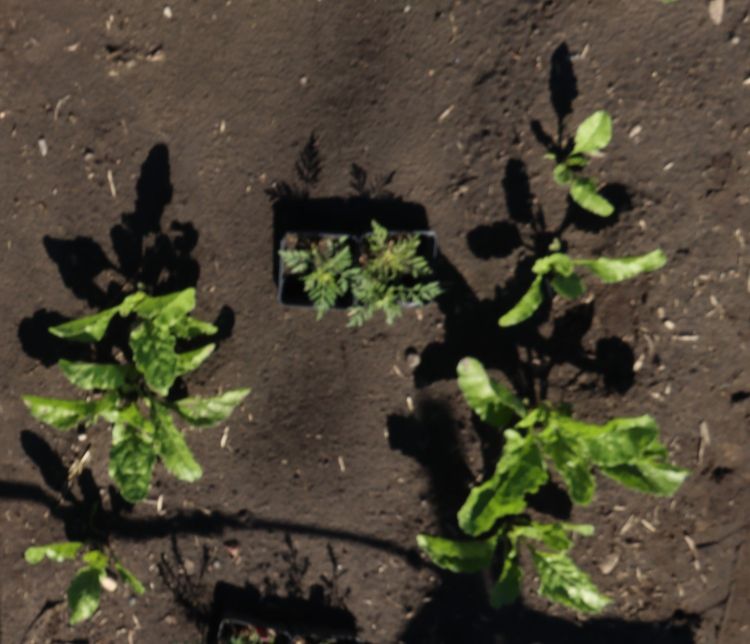
#> input picture data/demo/pool/0014-of-00016_0035.jpg, 1500 x 1288 px, found by its file name (shown at 1/2 size)
$ python make_demo_scene.py
#> lines starting #> are read from the running program, lines starting #| are printed output that depends on the picture
#!/usr/bin/env python3
"""Build the Tier-1 demonstration scene.

Takes a real, permissively-licensed field photograph and composites the
competition's own markers onto it: green crop markers, red weed markers, and a
deliberate red **distractor** — an irregular piece of red cloth standing in for
the "red shirt" case the geometry gate exists to reject.

This is a composite, and the figure says so. It is also exactly what the arena
is: printed markers placed on a real field. The point of the demonstration is
not that the markers are real, it is that the *detector* is — the same
``ColorDetector`` the robot runs, at its shipped thresholds, deciding on real
soil, real foliage and real outdoor illumination.

    python tools/make_demo_scene.py
"""

from __future__ import annotations

import argparse
import sys
from pathlib import Path
from typing import List, Optional, Tuple

sys.path.insert(0, str(Path(__file__).resolve().parents[1] / "src"))

import cv2
import numpy as np

# Marker colours, matched to the arena stock the team will print on.
CROP_BGR = (58, 150, 62)
WEED_BGR = (46, 44, 196)
DISTRACTOR_BGR = (52, 48, 168)      # a duller, cloth-like red


def _shade(img: np.ndarray, box: Tuple[int, int, int, int], strength: float = 0.45) -> None:
    """Drop a soft contact shadow under a marker so it sits in the scene."""
    x1, y1, x2, y2 = box
    h, w = img.shape[:2]
    pad = int((x2 - x1) * 0.16)
    sx1, sy1 = max(0, x1 + pad // 2), max(0, y1 + pad)
    sx2, sy2 = min(w, x2 + pad), min(h, y2 + pad)
    if sx2 <= sx1 or sy2 <= sy1:
        return
    patch = img[sy1:sy2, sx1:sx2].astype(np.float32)
    img[sy1:sy2, sx1:sx2] = np.clip(patch * (1.0 - strength), 0, 255).astype(np.uint8)


def _texture(size: Tuple[int, int], rng: np.random.Generator) -> np.ndarray:
    """Per-pixel noise so a marker is not a flat synthetic rectangle."""
    return rng.normal(0.0, 6.0, (size[1], size[0], 1))


def place_marker(
    img: np.ndarray,
    cx: int,
    cy: int,
    size: int,
    colour: Tuple[int, int, int],
    rng: np.random.Generator,
    tilt_deg: float = 0.0,
) -> Tuple[int, int, int, int]:
    """Composite one square card marker, lightly tilted and textured."""
    half = size // 2
    card = np.full((size, size, 3), colour, dtype=np.float32)
    card += _texture((size, size), rng)
    # A thin darker border, as a printed card on stiff board would show.
    cv2.rectangle(card, (0, 0), (size - 1, size - 1),
                  tuple(c * 0.7 for c in colour), max(2, size // 22))

    mask = np.full((size, size), 255, np.uint8)
    if abs(tilt_deg) > 0.1:
        m = cv2.getRotationMatrix2D((half, half), tilt_deg, 1.0)
        card = cv2.warpAffine(card, m, (size, size), borderValue=(0, 0, 0))
        mask = cv2.warpAffine(mask, m, (size, size), borderValue=0)

    x1, y1 = cx - half, cy - half
    x2, y2 = x1 + size, y1 + size
    h, w = img.shape[:2]
    if x1 < 0 or y1 < 0 or x2 > w or y2 > h:
        raise ValueError(f"marker at ({cx},{cy}) size {size} falls outside the frame")

    _shade(img, (x1, y1, x2, y2))
    roi = img[y1:y2, x1:x2].astype(np.float32)
    alpha = (mask.astype(np.float32) / 255.0)[:, :, None]
    # Let a little of the scene's own luminance through, so the card picks up
    # the ambient light of the photograph instead of looking pasted on.
    ambient = cv2.cvtColor(roi.astype(np.uint8), cv2.COLOR_BGR2GRAY).astype(np.float32)
    lift = ((ambient - ambient.mean()) * 0.22)[:, :, None]
    blended = np.clip(card + lift, 0, 255)
    img[y1:y2, x1:x2] = (roi * (1 - alpha) + blended * alpha).astype(np.uint8)
    return x1, y1, x2, y2


def place_distractor(
    img: np.ndarray, cx: int, cy: int, size: int, rng: np.random.Generator
) -> Tuple[int, int, int, int]:
    """Composite an irregular red cloth — the object geometry must reject.

    Deliberately red enough to pass any hue threshold, and deliberately the
    wrong *shape*: a crumpled, elongated, non-convex blob. Colour alone cannot
    tell it from a marker; extent, aspect and solidity can.
    """
    w = int(size * 3.4)
    h = int(size * 0.95)
    layer = np.zeros((h, w, 3), np.float32)
    mask = np.zeros((h, w), np.uint8)

    # A discarded garment: a long crumpled body with a sleeve thrown out to one
    # side. Both properties are what actually distinguishes cloth from a card —
    # it is elongated, and it is deeply non-convex where the folds and the
    # sleeve cut into the outline.
    body = []
    for i in range(18):
        ang = 2 * np.pi * i / 18
        rx = (w / 2) * (0.55 + 0.42 * rng.random())
        ry = (h / 2) * (0.42 + 0.40 * rng.random())
        body.append([int(w / 2 + rx * np.cos(ang)), int(h / 2 + ry * np.sin(ang))])
    cv2.fillPoly(mask, [np.array(body, np.int32)], 255)

    # A sleeve flung out, and deep folds bitten back into the body.
    cv2.fillPoly(mask, [np.array([
        [int(w * 0.20), int(h * 0.52)], [int(w * 0.02), int(h * 0.10)],
        [int(w * 0.14), int(h * 0.04)], [int(w * 0.34), int(h * 0.44)],
    ], np.int32)], 255)
    for fx, fy, fr in ((0.46, 0.02, 0.42), (0.70, 0.98, 0.40), (0.28, 0.94, 0.30)):
        cv2.circle(mask, (int(w * fx), int(h * fy)), int(h * fr), 0, -1)

    layer[:] = DISTRACTOR_BGR
    layer += rng.normal(0.0, 11.0, (h, w, 1))
    # Fabric folds: a few darker streaks.
    for _ in range(7):
        p1 = (int(rng.random() * w), int(rng.random() * h))
        p2 = (int(rng.random() * w), int(rng.random() * h))
        cv2.line(layer, p1, p2, tuple(c * 0.72 for c in DISTRACTOR_BGR),
                 max(2, h // 18))

    x1, y1 = cx - w // 2, cy - h // 2
    x2, y2 = x1 + w, y1 + h
    ih, iw = img.shape[:2]
    if x1 < 0 or y1 < 0 or x2 > iw or y2 > ih:
        raise ValueError("distractor falls outside the frame")

    _shade(img, (x1, y1, x2, y2), 0.35)
    roi = img[y1:y2, x1:x2].astype(np.float32)
    alpha = (cv2.GaussianBlur(mask, (5, 5), 0).astype(np.float32) / 255.0)[:, :, None]
    img[y1:y2, x1:x2] = (roi * (1 - alpha)
                         + np.clip(layer, 0, 255) * alpha).astype(np.uint8)
    return x1, y1, x2, y2


#: Marker layouts, as fractions of the frame: (kind, cx, cy, size, tilt).
#: Fractional so a layout survives a change of source resolution.
LAYOUTS = {
    # Overhead soil-dominated field plot. Markers sit on bare soil between the
    # plants, which is where the arena actually places them - a marker buried
    # in a closed canopy is not separable by colour, because the canopy is the
    # same colour.
    "field": [
        ("weed", 0.20, 0.72, 0.115, -6.0),
        ("crop", 0.63, 0.28, 0.100, 4.0),
        ("weed", 0.80, 0.62, 0.075, 9.0),
        ("crop", 0.36, 0.15, 0.070, -3.0),
        ("distractor", 0.47, 0.88, 0.085, 0.0),
    ],
}


def build(
    src: Path,
    dst: Path,
    layout: str = "field",
    crop: Optional[Tuple[float, float, float, float]] = None,
    width: int = 1400,
    seed: int = 3,
) -> Path:
    """Composite the arena markers onto a real field photograph.

    Args:
        crop: optional ``(x0, y0, x1, y1)`` fractional crop applied first.
        width: output width; the layout is fractional so it scales with this.
    """
#> called with layout = 'field', width = 1400, seed = 3
    img = cv2.imread(str(src))
#> img is the input picture: shape (1288, 1500, 3); mean B, G, R 51.9, 68.2, 74.9
    if img is None:
        raise FileNotFoundError(f"cannot read {src}")

    if crop:
        h, w = img.shape[:2]
        x0, y0, x1, y1 = crop
        img = img[int(h * y0):int(h * y1), int(w * x0):int(w * x1)].copy()

    img = cv2.resize(img, (width, int(img.shape[0] * width / img.shape[1])))
#> img: shape (1202, 1400, 3)
    h, w = img.shape[:2]
#> h = 1202; w = 1400
    rng = np.random.default_rng(seed)

    placed = []
    for kind, fx, fy, fs, tilt in LAYOUTS[layout]:
        cx, cy = int(fx * w), int(fy * h)
        size = int(fs * w)
        if kind == "distractor":
            placed.append((kind, place_distractor(img, cx, cy, size, rng)))
        else:
            colour = WEED_BGR if kind == "weed" else CROP_BGR
            placed.append((kind, place_marker(img, cx, cy, size, colour, rng, tilt)))
#> this loop made 5 passes
#> pass 1, in _shade, `patch = img[sy1:sy2, sx1:sx2].astype(np.float32)`:
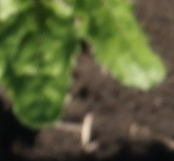
#> patch: shape (161, 174, 3) float32; mean B, G, R 54.8, 93.2, 87.1
#> pass 1, in place_marker, `roi = img[y1:y2, x1:x2].astype(np.float32)`:
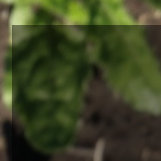
#> roi: shape (161, 161, 3) float32; mean B, G, R 36.7, 68.3, 61.6
#> pass 1, in place_marker, `ambient = cv2.cvtColor(roi.astype(np.uint8), cv2.COLOR_BGR2GRAY).astyp..`:
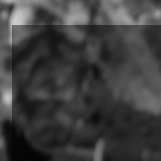
#> ambient: shape (161, 161) float32; min 3, max 205, mean 62.7
#> pass 1, in place_marker, `lift = ((ambient - ambient.mean()) * 0.22)[:, :, None]`:
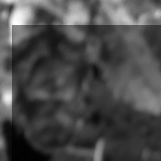
#> lift: shape (161, 161, 1) float32; min -13.13, max 31.31, mean 0; drawn with min black and max white
#> after the loop:
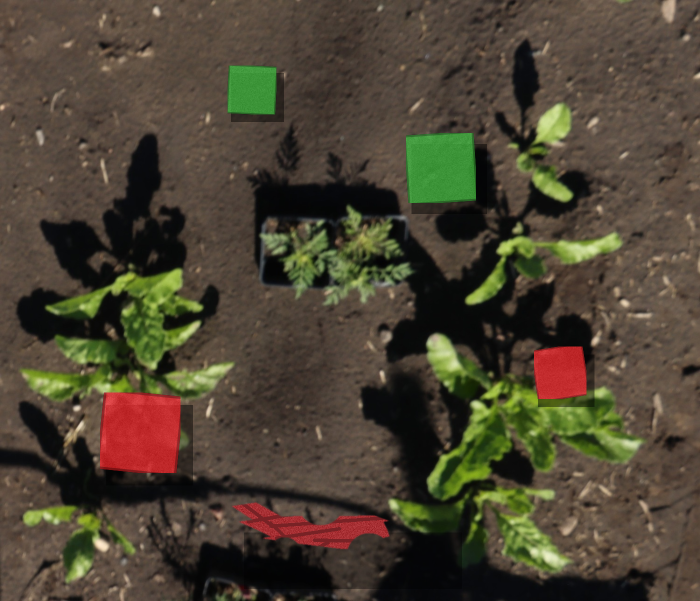
#> img: shape (1202, 1400, 3) (shown at 1/2 size); mean B, G, R 50.9, 67.4, 76.4
#> after the loop, placed = [('weed', (200, 785, 361, 946)), ('crop', (812, 266, 952, 406)), ('weed', (1068, 693, 1173, 798)), ('crop', (455, 131, 553, 229)), ('distractor', (456, 1001, 860, 1114))]

    dst.parent.mkdir(parents=True, exist_ok=True)
    cv2.imwrite(str(dst), img, [cv2.IMWRITE_JPEG_QUALITY, 94])
    print(f"wrote {dst}  ({w}x{h})")
#| wrote data/demo/scene_markers.jpg  (1400x1202)
    for kind, box in placed:
        print(f"   {kind:11s} bbox={box}")
#> this loop made 5 passes
#|    weed        bbox=(200, 785, 361, 946)
#|    crop        bbox=(812, 266, 952, 406)
#|    weed        bbox=(1068, 693, 1173, 798)
#|    crop        bbox=(455, 131, 553, 229)
#|    distractor  bbox=(456, 1001, 860, 1114)
    return dst


def main(argv=None) -> int:
    ap = argparse.ArgumentParser(description=__doc__,
                                 formatter_class=argparse.RawDescriptionHelpFormatter)
    ap.add_argument("--src", type=Path,
                    default=Path("data/demo/hires/0014-of-00016_0035.jpg"))
    ap.add_argument("--dst", type=Path, default=Path("data/demo/scene_markers.jpg"))
    ap.add_argument("--layout", default="field", choices=sorted(LAYOUTS))
    ap.add_argument("--width", type=int, default=1400)
    ap.add_argument("--seed", type=int, default=3)
    args = ap.parse_args(argv)
    build(args.src, args.dst, layout=args.layout, width=args.width, seed=args.seed)
    return 0


if __name__ == "__main__":
    sys.exit(main())
#> (the program exits here)

$ run again, with data/demo/pool/0014-of-00016_0001.jpg copied over data/demo/pool/0014-of-00016_0035.jpg
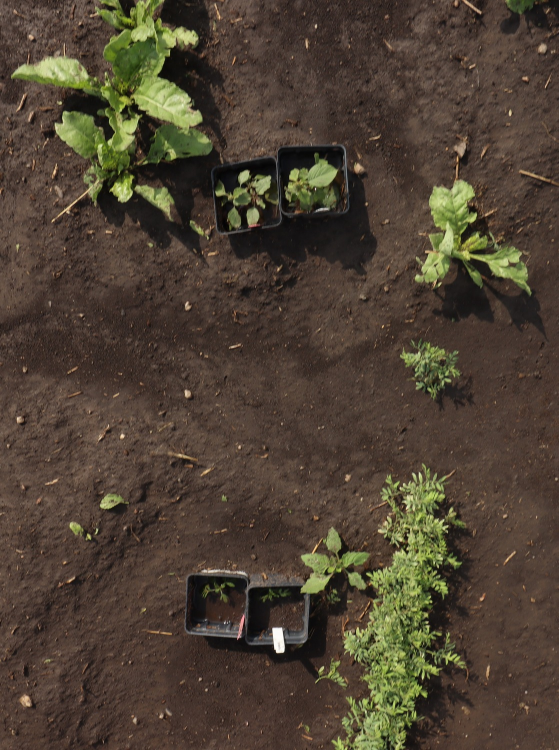
#> input picture data/demo/pool/0014-of-00016_0001.jpg, 1117 x 1500 px, found by its file name (shown at 1/2 size)
#> in build, img is the input picture: shape (1500, 1117, 3); mean B, G, R 51.6, 65.9, 77.9
#> the loop in build, `for kind, fx, fy, fs, tilt in LAYOUTS[layout]:` made 5 passes
#> pass 1, in place_marker, `lift = ((ambient - ambient.mean()) * 0.22)[:, :, None]`:
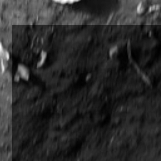
#> lift: shape (161, 161, 1) float32; min -5.96, max 29.46, mean 0; drawn with min black and max white
#> after the loop in build, `for kind, fx, fy, fs, tilt in LAYOUTS[layout]:`:
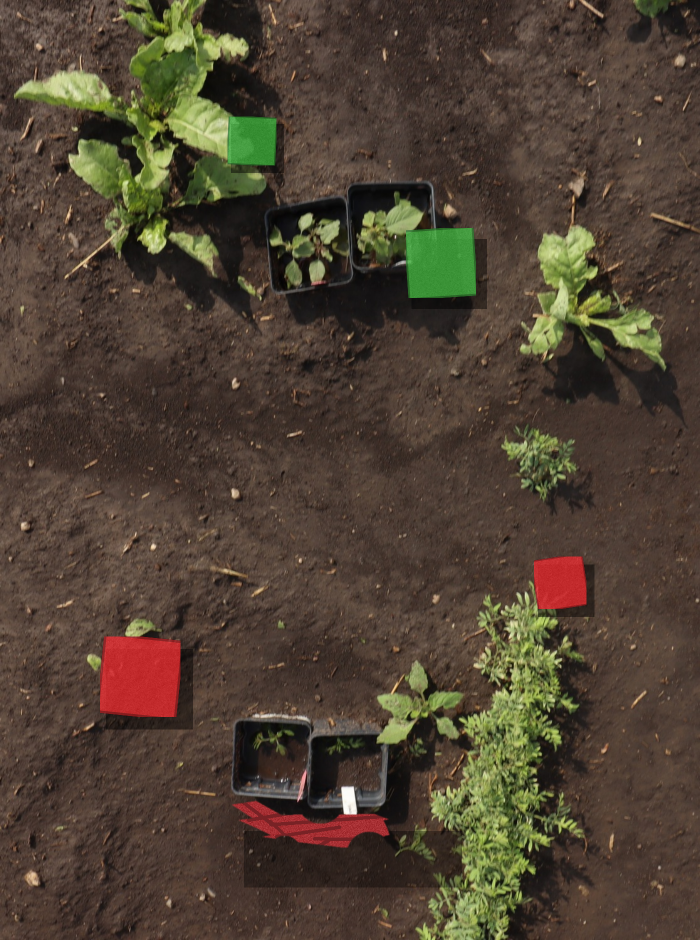
#> img: shape (1880, 1400, 3) (shown at 1/2 size); mean B, G, R 51.2, 65.9, 79.2
#> after the loop in build, `for kind, fx, fy, fs, tilt in LAYOUTS[layout]:`: placed = [('weed', (200, 1273, 361, 1434)), ('crop', (812, 456, 952, 596)), ('weed', (1068, 1113, 1173, 1218)), ('crop', (455, 233, 553, 331)), ('distractor', (456, 1598, 860, 1711))]
#| wrote data/demo/scene_markers.jpg  (1400x1880)
#> the loop in build, `for kind, box in placed:` made 5 passes
#> (printed output is left out)

$ run again, with data/demo/pool/0014-of-00016_0002.jpg copied over data/demo/pool/0014-of-00016_0035.jpg
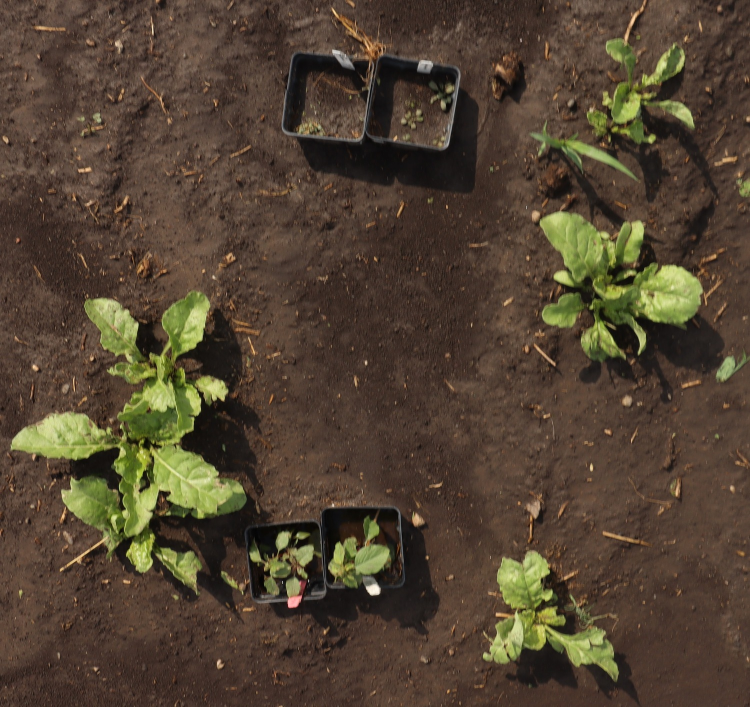
#> input picture data/demo/pool/0014-of-00016_0002.jpg, 1500 x 1414 px, found by its file name (shown at 1/2 size)
#> in build, img is the input picture: shape (1414, 1500, 3); mean B, G, R 50.2, 67.3, 81.9
#> the loop in build, `for kind, fx, fy, fs, tilt in LAYOUTS[layout]:` made 5 passes
#> pass 1, in place_marker, `lift = ((ambient - ambient.mean()) * 0.22)[:, :, None]`:
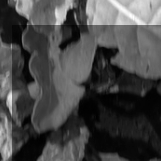
#> lift: shape (161, 161, 1) float32; min -13.72, max 35.12, mean 0; drawn with min black and max white
#> after the loop in build, `for kind, fx, fy, fs, tilt in LAYOUTS[layout]:`:
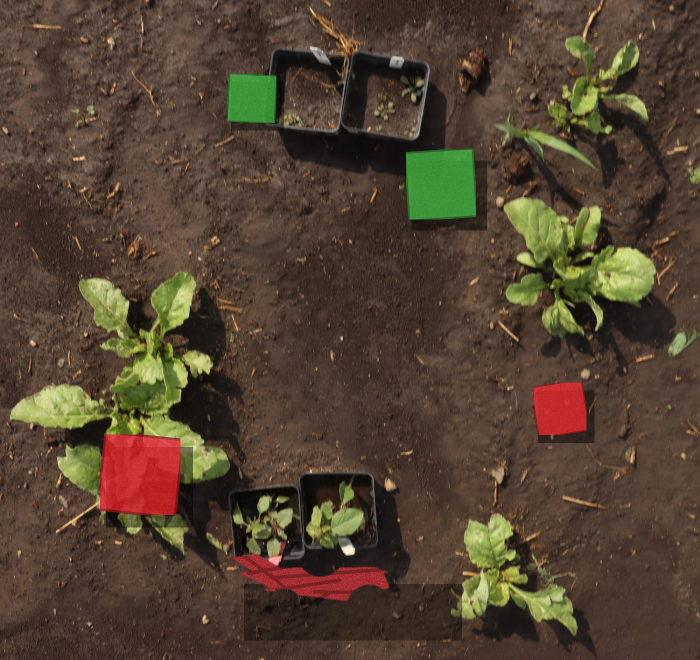
#> img: shape (1319, 1400, 3) (shown at 1/2 size); mean B, G, R 49.5, 66.6, 83
#> after the loop in build, `for kind, fx, fy, fs, tilt in LAYOUTS[layout]:`: placed = [('weed', (200, 869, 361, 1030)), ('crop', (812, 299, 952, 439)), ('weed', (1068, 765, 1173, 870)), ('crop', (455, 148, 553, 246)), ('distractor', (456, 1104, 860, 1217))]
#| wrote data/demo/scene_markers.jpg  (1400x1319)
#> the loop in build, `for kind, box in placed:` made 5 passes
#> (printed output is left out)

$ run again, with data/demo/pool/0014-of-00016_0003.jpg copied over data/demo/pool/0014-of-00016_0035.jpg
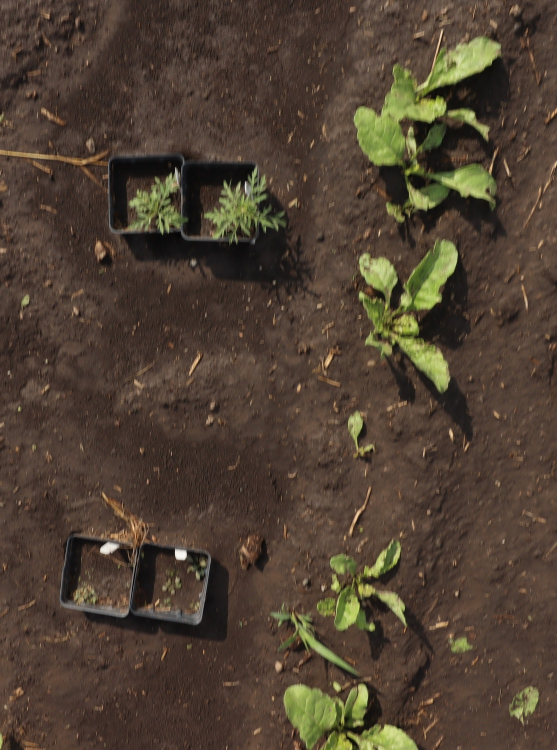
#> input picture data/demo/pool/0014-of-00016_0003.jpg, 1114 x 1500 px, found by its file name (shown at 1/2 size)
#> in build, img is the input picture: shape (1500, 1114, 3); mean B, G, R 51.2, 65.2, 79.6
#> the loop in build, `for kind, fx, fy, fs, tilt in LAYOUTS[layout]:` made 5 passes
#> pass 1, in place_marker, `lift = ((ambient - ambient.mean()) * 0.22)[:, :, None]`:
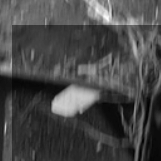
#> lift: shape (161, 161, 1) float32; min -10.14, max 25.5, mean 0; drawn with min black and max white
#> after the loop in build, `for kind, fx, fy, fs, tilt in LAYOUTS[layout]:`:
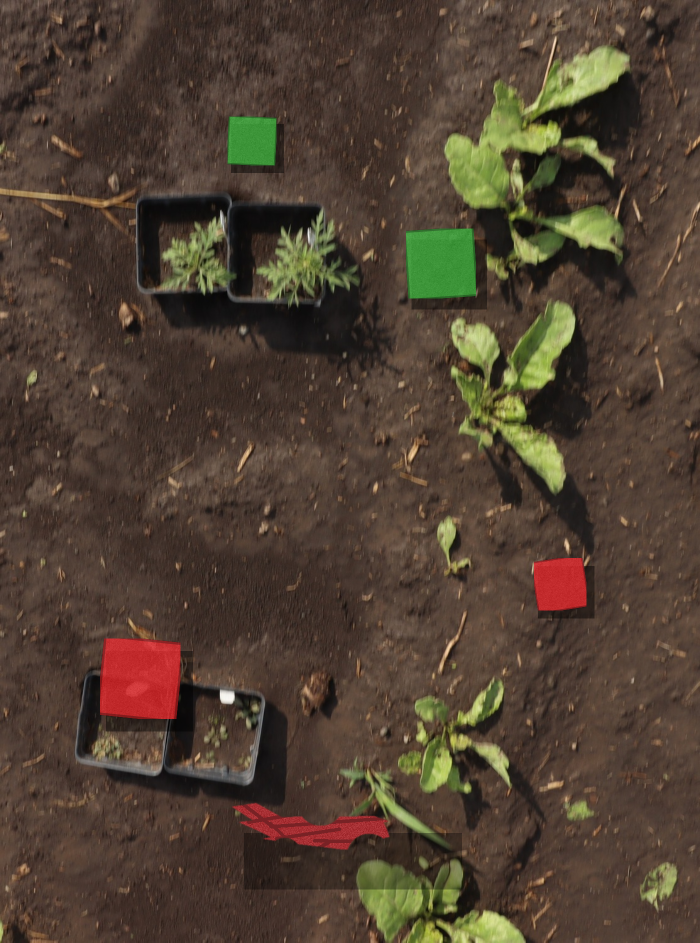
#> img: shape (1885, 1400, 3) (shown at 1/2 size); mean B, G, R 50.4, 64.8, 80.1
#> after the loop in build, `for kind, fx, fy, fs, tilt in LAYOUTS[layout]:`: placed = [('weed', (200, 1277, 361, 1438)), ('crop', (812, 457, 952, 597)), ('weed', (1068, 1116, 1173, 1221)), ('crop', (455, 233, 553, 331)), ('distractor', (456, 1602, 860, 1715))]
#| wrote data/demo/scene_markers.jpg  (1400x1885)
#> the loop in build, `for kind, box in placed:` made 5 passes
#> (printed output is left out)
